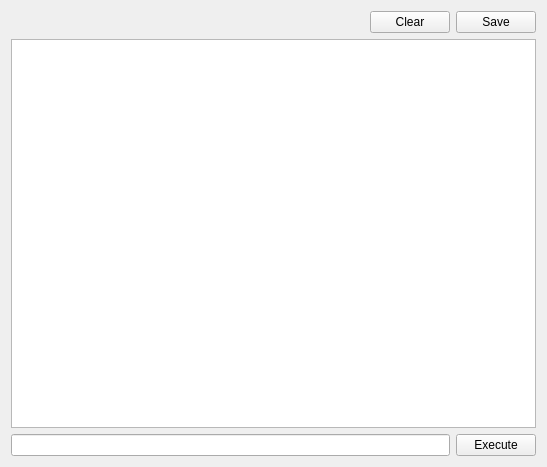
<?xml version="1.0" encoding="UTF-8"?>
<ui version="4.0">
 <class>ZEDConsoleWidget</class>
 <widget class="QWidget" name="ZEDConsoleWidget">
  <property name="geometry">
   <rect>
    <x>0</x>
    <y>0</y>
    <width>547</width>
    <height>467</height>
   </rect>
  </property>
  <property name="windowTitle">
   <string>Console</string>
  </property>
  <layout class="QVBoxLayout" name="verticalLayout">
   <item>
    <layout class="QHBoxLayout" name="horizontalLayout_2">
     <item>
      <spacer name="horizontalSpacer">
       <property name="orientation">
        <enum>Qt::Horizontal</enum>
       </property>
       <property name="sizeHint" stdset="0">
        <size>
         <width>40</width>
         <height>20</height>
        </size>
       </property>
      </spacer>
     </item>
     <item>
      <widget class="QPushButton" name="btnClear">
       <property name="text">
        <string>Clear</string>
       </property>
      </widget>
     </item>
     <item>
      <widget class="QPushButton" name="btnSave">
       <property name="text">
        <string>Save</string>
       </property>
      </widget>
     </item>
    </layout>
   </item>
   <item>
    <widget class="QTextEdit" name="txtOutput">
     <property name="readOnly">
      <bool>true</bool>
     </property>
    </widget>
   </item>
   <item>
    <layout class="QHBoxLayout" name="horizontalLayout">
     <item>
      <widget class="QLineEdit" name="txtCommand"/>
     </item>
     <item>
      <widget class="QPushButton" name="btnExecute">
       <property name="text">
        <string>Execute</string>
       </property>
      </widget>
     </item>
    </layout>
   </item>
  </layout>
 </widget>
 <resources/>
 <connections/>
</ui>
